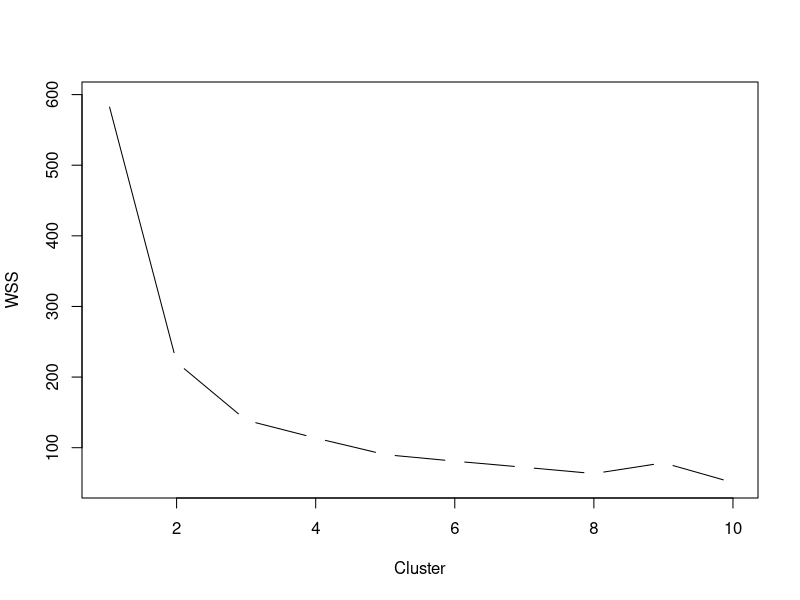
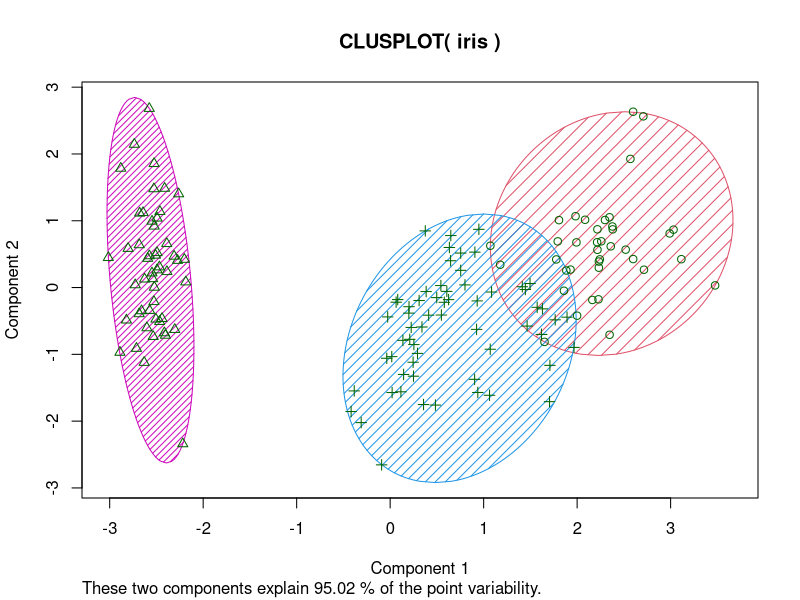

Write R code to recreate these figures, in order.
##########################
# Partitional Clustering #
##########################

# Partitional Clustering Vorbereitungen
clusters <- scale(iris[c(1:4)])

# Vergleich der Within Groups Sum of Squares
wss <- (nrow(clusters)-1)*sum(apply(clusters,2,var))
for (i in 2:10) wss[i] <- sum(kmeans(clusters, centers=i)$withinss)

# Grafische Darstellung der Anzahl an Clustern
plot(1:10, wss, type="c", xlab="Cluster", ylab="WSS")

# Reproduzierbarkeit sicherstellen
set.seed(1701)

# K-Means Algorithmus anwenden
k_means_cluster <- kmeans(iris[,-5], 3, nstart=30)

# Zusatzprogramm CLUSTER installieren und aktivieren
install.packages("cluster", dependencies=TRUE)
library(cluster)

# Grafische Darstellung der K-Means Lösung
clusplot(iris, k_means_cluster$cluster, color=TRUE, shade=TRUE, lines=0)

# Präzision der K-Means Lösung
table(iris$Species, k_means_cluster$cluster)
